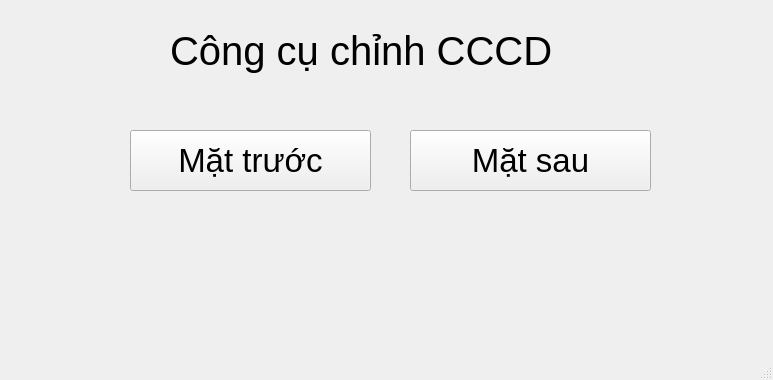
<?xml version="1.0" encoding="UTF-8"?>
<ui version="4.0">
 <class>Crop</class>
 <widget class="QMainWindow" name="Crop">
  <property name="geometry">
   <rect>
    <x>0</x>
    <y>0</y>
    <width>773</width>
    <height>380</height>
   </rect>
  </property>
  <property name="windowTitle">
   <string>Tools</string>
  </property>
  <widget class="QWidget" name="centralwidget">
   <widget class="QPushButton" name="front_button">
    <property name="enabled">
     <bool>true</bool>
    </property>
    <property name="geometry">
     <rect>
      <x>130</x>
      <y>130</y>
      <width>241</width>
      <height>61</height>
     </rect>
    </property>
    <property name="font">
     <font>
      <pointsize>25</pointsize>
     </font>
    </property>
    <property name="text">
     <string>Mặt trước</string>
    </property>
   </widget>
   <widget class="QPushButton" name="back_button">
    <property name="geometry">
     <rect>
      <x>410</x>
      <y>130</y>
      <width>241</width>
      <height>61</height>
     </rect>
    </property>
    <property name="font">
     <font>
      <pointsize>25</pointsize>
     </font>
    </property>
    <property name="text">
     <string>Mặt sau</string>
    </property>
   </widget>
   <widget class="QLabel" name="Name">
    <property name="geometry">
     <rect>
      <x>170</x>
      <y>20</y>
      <width>471</width>
      <height>61</height>
     </rect>
    </property>
    <property name="font">
     <font>
      <pointsize>30</pointsize>
     </font>
    </property>
    <property name="text">
     <string>Công cụ chỉnh CCCD</string>
    </property>
   </widget>
  </widget>
  <widget class="QMenuBar" name="menubar">
   <property name="geometry">
    <rect>
     <x>0</x>
     <y>0</y>
     <width>773</width>
     <height>26</height>
    </rect>
   </property>
  </widget>
  <widget class="QStatusBar" name="statusbar"/>
 </widget>
 <resources/>
 <connections/>
</ui>
